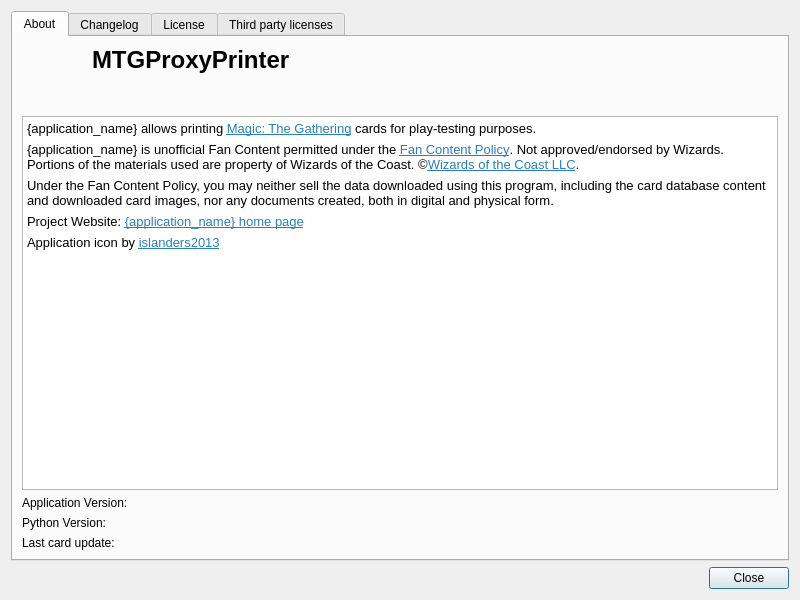
<?xml version="1.0" encoding="UTF-8"?>
<ui version="4.0">
 <class>AboutDialog</class>
 <widget class="QDialog" name="AboutDialog">
  <property name="geometry">
   <rect>
    <x>0</x>
    <y>0</y>
    <width>800</width>
    <height>600</height>
   </rect>
  </property>
  <property name="windowTitle">
   <string>About MTGProxyPrinter</string>
  </property>
  <property name="modal">
   <bool>true</bool>
  </property>
  <layout class="QVBoxLayout" name="verticalLayout">
   <item>
    <widget class="QTabWidget" name="tab_widget">
     <property name="currentIndex">
      <number>0</number>
     </property>
     <widget class="QWidget" name="tab_about">
      <attribute name="title">
       <string>About</string>
      </attribute>
      <layout class="QGridLayout" name="tab_about_layout">
       <item row="2" column="0">
        <widget class="QLabel" name="mtg_proxy_printer_version_header_label">
         <property name="sizePolicy">
          <sizepolicy hsizetype="Maximum" vsizetype="Preferred">
           <horstretch>0</horstretch>
           <verstretch>0</verstretch>
          </sizepolicy>
         </property>
         <property name="text">
          <string>Application Version:</string>
         </property>
         <property name="textInteractionFlags">
          <set>Qt::NoTextInteraction</set>
         </property>
        </widget>
       </item>
       <item row="6" column="0">
        <widget class="QLabel" name="last_database_update_header_label">
         <property name="sizePolicy">
          <sizepolicy hsizetype="Maximum" vsizetype="Preferred">
           <horstretch>0</horstretch>
           <verstretch>0</verstretch>
          </sizepolicy>
         </property>
         <property name="text">
          <string>Last card update:</string>
         </property>
        </widget>
       </item>
       <item row="2" column="1" colspan="2">
        <widget class="QLabel" name="mtg_proxy_printer_version_label">
         <property name="toolTip">
          <string>Application version</string>
         </property>
         <property name="text">
          <string notr="true"/>
         </property>
         <property name="textFormat">
          <enum>Qt::PlainText</enum>
         </property>
         <property name="alignment">
          <set>Qt::AlignLeading|Qt::AlignLeft|Qt::AlignVCenter</set>
         </property>
         <property name="textInteractionFlags">
          <set>Qt::TextSelectableByMouse</set>
         </property>
        </widget>
       </item>
       <item row="5" column="0">
        <widget class="QLabel" name="python_version_header_label">
         <property name="sizePolicy">
          <sizepolicy hsizetype="Maximum" vsizetype="Preferred">
           <horstretch>0</horstretch>
           <verstretch>0</verstretch>
          </sizepolicy>
         </property>
         <property name="text">
          <string>Python Version:</string>
         </property>
        </widget>
       </item>
       <item row="6" column="1" colspan="2">
        <widget class="QLabel" name="last_database_update_label">
         <property name="toolTip">
          <string notr="true">Timestamp of the last card data update.&quot;</string>
         </property>
         <property name="text">
          <string/>
         </property>
         <property name="textInteractionFlags">
          <set>Qt::TextSelectableByMouse</set>
         </property>
        </widget>
       </item>
       <item row="5" column="1" colspan="2">
        <widget class="QLabel" name="python_version_label">
         <property name="toolTip">
          <string>Python runtime version</string>
         </property>
         <property name="textInteractionFlags">
          <set>Qt::TextSelectableByMouse</set>
         </property>
        </widget>
       </item>
       <item row="1" column="0" colspan="3">
        <widget class="QTextBrowser" name="about_text">
         <property name="sizePolicy">
          <sizepolicy hsizetype="Expanding" vsizetype="Expanding">
           <horstretch>0</horstretch>
           <verstretch>0</verstretch>
          </sizepolicy>
         </property>
         <property name="markdown">
          <string>{application_name} allows printing 
[Magic: The Gathering](https://magic.wizards.com/) cards for play-testing
purposes.

{application_name} is unofficial Fan Content permitted under the 
[Fan Content Policy](https://company.wizards.com/fancontentpolicy). Not
approved/endorsed by Wizards. Portions of the materials used are property of
Wizards of the Coast. ©[Wizards of the Coast LLC](https://company.wizards.com/).

Under the Fan Content Policy, you may neither sell the data downloaded using
this program, including the card database content and downloaded card images,
nor any documents created, both in digital and physical form.

Project Website: [{application_name} home page]({application_home_page})

Application icon by [islanders2013](https://www.reddit.com/user/islanders2013/)

</string>
         </property>
         <property name="html">
          <string>&lt;!DOCTYPE HTML PUBLIC &quot;-//W3C//DTD HTML 4.0//EN&quot; &quot;http://www.w3.org/TR/REC-html40/strict.dtd&quot;&gt;
&lt;html&gt;&lt;head&gt;&lt;meta name=&quot;qrichtext&quot; content=&quot;1&quot; /&gt;&lt;style type=&quot;text/css&quot;&gt;
p, li { white-space: pre-wrap; }
&lt;/style&gt;&lt;/head&gt;&lt;body style=&quot; font-family:'Noto Sans'; font-size:10pt; font-weight:400; font-style:normal;&quot;&gt;
&lt;p style=&quot; margin-top:6px; margin-bottom:6px; margin-left:0px; margin-right:0px; -qt-block-indent:0; text-indent:0px;&quot;&gt;{application_name} allows printing &lt;a href=&quot;https://magic.wizards.com/&quot;&gt;&lt;span style=&quot; text-decoration: underline; color:#2980b9;&quot;&gt;Magic: The Gathering&lt;/span&gt;&lt;/a&gt; cards for play-testing purposes.&lt;/p&gt;
&lt;p style=&quot; margin-top:6px; margin-bottom:6px; margin-left:0px; margin-right:0px; -qt-block-indent:0; text-indent:0px;&quot;&gt;{application_name} is unofficial Fan Content permitted under the &lt;a href=&quot;https://company.wizards.com/fancontentpolicy&quot;&gt;&lt;span style=&quot; text-decoration: underline; color:#2980b9;&quot;&gt;Fan Content Policy&lt;/span&gt;&lt;/a&gt;. Not approved/endorsed by Wizards. Portions of the materials used are property of Wizards of the Coast. ©&lt;a href=&quot;https://company.wizards.com/&quot;&gt;&lt;span style=&quot; text-decoration: underline; color:#2980b9;&quot;&gt;Wizards of the Coast LLC&lt;/span&gt;&lt;/a&gt;.&lt;/p&gt;
&lt;p style=&quot; margin-top:6px; margin-bottom:6px; margin-left:0px; margin-right:0px; -qt-block-indent:0; text-indent:0px;&quot;&gt;Under the Fan Content Policy, you may neither sell the data downloaded using this program, including the card database content and downloaded card images, nor any documents created, both in digital and physical form.&lt;/p&gt;
&lt;p style=&quot; margin-top:6px; margin-bottom:6px; margin-left:0px; margin-right:0px; -qt-block-indent:0; text-indent:0px;&quot;&gt;Project Website: &lt;a href=&quot;{application_home_page}&quot;&gt;&lt;span style=&quot; text-decoration: underline; color:#2980b9;&quot;&gt;{application_name} home page&lt;/span&gt;&lt;/a&gt;&lt;/p&gt;
&lt;p style=&quot; margin-top:6px; margin-bottom:6px; margin-left:0px; margin-right:0px; -qt-block-indent:0; text-indent:0px;&quot;&gt;Application icon by &lt;a href=&quot;https://www.reddit.com/user/islanders2013/&quot;&gt;&lt;span style=&quot; text-decoration: underline; color:#2980b9;&quot;&gt;islanders2013&lt;/span&gt;&lt;/a&gt;&lt;/p&gt;&lt;/body&gt;&lt;/html&gt;</string>
         </property>
         <property name="openExternalLinks">
          <bool>true</bool>
         </property>
        </widget>
       </item>
       <item row="0" column="0" colspan="3">
        <layout class="QHBoxLayout" name="about_header_layout">
         <item>
          <widget class="QLabel" name="mtg_proxy_printer_icon">
           <property name="enabled">
            <bool>true</bool>
           </property>
           <property name="sizePolicy">
            <sizepolicy hsizetype="Fixed" vsizetype="Fixed">
             <horstretch>0</horstretch>
             <verstretch>0</verstretch>
            </sizepolicy>
           </property>
           <property name="minimumSize">
            <size>
             <width>64</width>
             <height>64</height>
            </size>
           </property>
          </widget>
         </item>
         <item>
          <widget class="QLabel" name="mtg_proxy_printer_name">
           <property name="maximumSize">
            <size>
             <width>16777215</width>
             <height>64</height>
            </size>
           </property>
           <property name="text">
            <string notr="true">&lt;html&gt;&lt;head/&gt;&lt;body&gt;&lt;p&gt;&lt;span style=&quot; font-size:xx-large; font-weight:600;&quot;&gt;MTGProxyPrinter&lt;/span&gt;&lt;/p&gt;&lt;p&gt;&lt;br/&gt;&lt;/p&gt;&lt;/body&gt;&lt;/html&gt;</string>
           </property>
           <property name="textInteractionFlags">
            <set>Qt::NoTextInteraction</set>
           </property>
          </widget>
         </item>
         <item>
          <spacer name="about_header_spacer">
           <property name="orientation">
            <enum>Qt::Horizontal</enum>
           </property>
           <property name="sizeHint" stdset="0">
            <size>
             <width>40</width>
             <height>20</height>
            </size>
           </property>
          </spacer>
         </item>
        </layout>
       </item>
      </layout>
     </widget>
     <widget class="QTextBrowser" name="changelog_text_browser">
      <property name="inputMethodHints">
       <set>Qt::ImhNone</set>
      </property>
      <property name="documentTitle">
       <string>Changelog</string>
      </property>
      <property name="textInteractionFlags">
       <set>Qt::LinksAccessibleByKeyboard|Qt::LinksAccessibleByMouse|Qt::TextBrowserInteraction|Qt::TextSelectableByKeyboard|Qt::TextSelectableByMouse</set>
      </property>
      <property name="openExternalLinks">
       <bool>true</bool>
      </property>
      <attribute name="title">
       <string>Changelog</string>
      </attribute>
     </widget>
     <widget class="QTextBrowser" name="license_text_browser">
      <property name="inputMethodHints">
       <set>Qt::ImhNone</set>
      </property>
      <property name="textInteractionFlags">
       <set>Qt::LinksAccessibleByKeyboard|Qt::LinksAccessibleByMouse|Qt::TextBrowserInteraction|Qt::TextSelectableByKeyboard|Qt::TextSelectableByMouse</set>
      </property>
      <property name="openExternalLinks">
       <bool>true</bool>
      </property>
      <attribute name="title">
       <string>License</string>
      </attribute>
     </widget>
     <widget class="QTextBrowser" name="third_party_license_text_browser">
      <property name="textInteractionFlags">
       <set>Qt::LinksAccessibleByKeyboard|Qt::LinksAccessibleByMouse|Qt::TextBrowserInteraction|Qt::TextSelectableByKeyboard|Qt::TextSelectableByMouse</set>
      </property>
      <property name="openExternalLinks">
       <bool>true</bool>
      </property>
      <attribute name="title">
       <string>Third party licenses</string>
      </attribute>
     </widget>
    </widget>
   </item>
   <item>
    <widget class="QDialogButtonBox" name="buttonBox">
     <property name="orientation">
      <enum>Qt::Horizontal</enum>
     </property>
     <property name="standardButtons">
      <set>QDialogButtonBox::Close</set>
     </property>
    </widget>
   </item>
  </layout>
 </widget>
 <resources/>
 <connections>
  <connection>
   <sender>buttonBox</sender>
   <signal>accepted()</signal>
   <receiver>AboutDialog</receiver>
   <slot>accept()</slot>
   <hints>
    <hint type="sourcelabel">
     <x>254</x>
     <y>593</y>
    </hint>
    <hint type="destinationlabel">
     <x>157</x>
     <y>274</y>
    </hint>
   </hints>
  </connection>
  <connection>
   <sender>buttonBox</sender>
   <signal>rejected()</signal>
   <receiver>AboutDialog</receiver>
   <slot>reject()</slot>
   <hints>
    <hint type="sourcelabel">
     <x>322</x>
     <y>593</y>
    </hint>
    <hint type="destinationlabel">
     <x>286</x>
     <y>274</y>
    </hint>
   </hints>
  </connection>
 </connections>
</ui>
